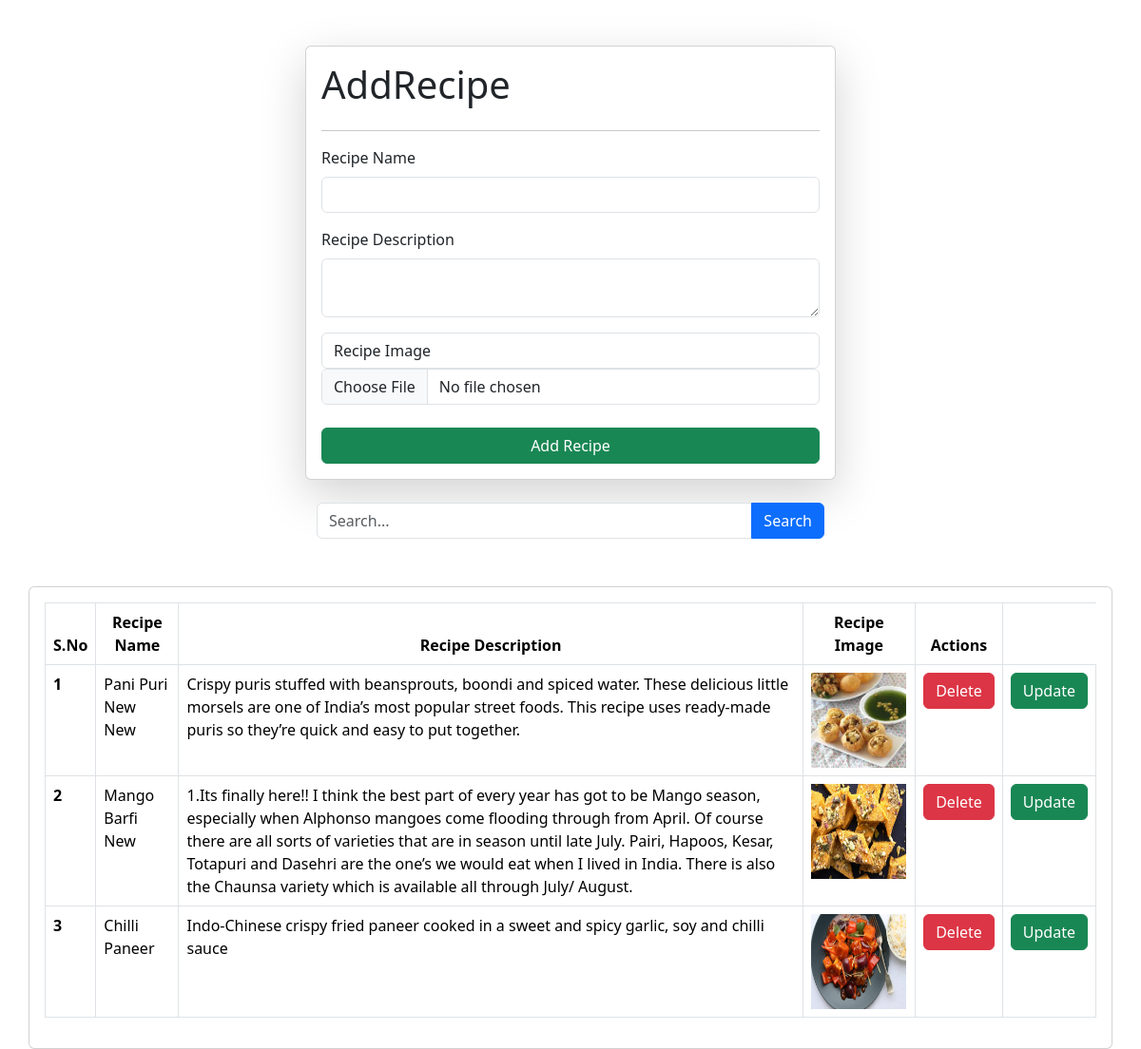
/home/, run on the app's committed database.
### home/models.py (models this page shows)
class Recipe(models.Model):
    user = models.ForeignKey(User, on_delete=models.SET_NULL,null=True, blank = True)
    recipe_name = models.CharField(max_length=200)
    recipe_description = models.TextField(max_length=200)
    recipe_image = models.ImageField(upload_to='recipe_images')
    recipe_view_count = models.IntegerField(default = 1)

### home/views.py (the view, shortened to what this page needs)
# urls.py: 2. Add a URL to urlpatterns:  path('', views.home, name='home')
def home(request):
    queryset = Recipe.objects.all()
    if request.GET.get('search'):
        queryset = queryset.filter(recipe_name__icontains = request.GET.get('search'))
    context = {"recipe" : queryset}
    return render(request, "recipe.html", context)

### home/templates/recipe.html (shortened to what this page needs)
{% extends "layout.html" %}
{% block start%}
    <div class="container">
        <form class="mx-auto col-6 card p-3 mt-5 shadow-lg" method = "POST" enctype="multipart/form-data">
            <h1>AddRecipe</h1>
            <hr>
            <div class="mb-3">
              <label for="exampleInputEmail1" class="form-label">Recipe Name</label>
              <input name = "recipe_name" required type="text" class="form-control">
            </div>
            <div class="mb-3">
              <label class="form-label">Recipe Description</label>
              <textarea name = "recipe_description" required class="form-control"></textarea>
            </div>
            <div class="mb-4">
              <label class="form-control">Recipe Image</label>
              <input name="recipe_image" type="file" class="form-control">
            </div>
            <button type="submit" class="btn btn-success">Add Recipe</button>
          </form>
          <div class="container my-4">
            <form class="row justify-content-center">
                <div class="col-lg-6">
                    <div class="input-group">
                        <input name="search" type="text" class="form-control" placeholder="Search...">
                        <button type="submit" class="btn btn-primary">Search</button>
                    </div>
                </div>
            </form>
        </div>
    </div>
    <div class="container card p-3" style="margin-top: 50px;">
        <table class="table table-bordered black" >
            <thead style="text-align:center">
              <tr>
                <th scope="col">S.No</th>
                <th scope="col">Recipe Name</th>
                <th scope="col">Recipe Description</th>
                <th scope="col">Recipe Image</th>
                <th scope="col"> Actions </th>
              </tr>
            </thead>
            <tbody>
                {% for recipe in recipe %}
              <tr>
                <th scope="row">{{forloop.counter}}</th>
                <td>{{recipe.recipe_name}}</td>
                <td>{{recipe.recipe_description}}</td>
                <td> <img src="/media/{{ recipe.recipe_image }}/" style="height: 100px; width: 100px;"></td>
                <td><a href="/delete_recipe/{{recipe.id}}" class="btn btn-danger">Delete</a></td>
                <td><a href="/update_recipe/{{recipe.id}}" class="btn btn-success">Update</a></td>
             </tr>
              {% endfor%}
            </tbody>
          </table>
    </div>
{% endblock %}

### data on the page
Recipe: recipe_name "Pani Puri New New", recipe_description "Crispy puris stuffed with beansprouts, boondi and spiced water. These delicious little morsels are one of India’s most popular street foods. This recipe uses ready-made puris so they’re quick and easy to put together.", recipe_image (picture)
Recipe: recipe_name "Mango Barfi New", recipe_description "1.Its finally here!! I think the best part of every year has got to be Mango season, especially when Alphonso mangoes come flooding through from April. Of course there are all sorts of varieties that are in season until late July. Pairi, Hapoos, Kesar, Totapuri and Dasehri are the one’s we would eat when I lived in India. There is also the Chaunsa variety which is available all through July/ August.", recipe_image (picture)
Recipe: recipe_name "Chilli Paneer", recipe_description "Indo-Chinese crispy fried paneer cooked in a sweet and spicy garlic, soy and chilli sauce", recipe_image (picture)
